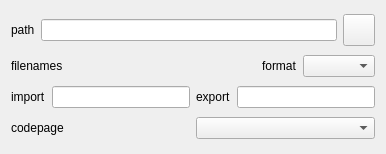
            <widget class="QWidget" name="itemLocal">
             <property name="geometry">
              <rect>
               <x>0</x>
               <y>0</y>
               <width>386</width>
               <height>154</height>
              </rect>
             </property>
             <attribute name="label">
              <string>Local</string>
             </attribute>
             <layout class="QGridLayout">
              <item row="3" column="0">
               <layout class="QHBoxLayout">
                <item>
                 <widget class="QLabel" name="lblCP">
                  <property name="text">
                   <string>codepage</string>
                  </property>
                  <property name="wordWrap">
                   <bool>false</bool>
                  </property>
                 </widget>
                </item>
                <item>
                 <widget class="QComboBox" name="comboCP"/>
                </item>
               </layout>
              </item>
              <item row="0" column="0">
               <layout class="QHBoxLayout">
                <item>
                 <widget class="QLabel" name="lblPath">
                  <property name="text">
                   <string>path</string>
                  </property>
                  <property name="wordWrap">
                   <bool>false</bool>
                  </property>
                 </widget>
                </item>
                <item>
                 <widget class="QLineEdit" name="editPath"/>
                </item>
                <item>
                 <widget class="QPushButton" name="btnImportSelect">
                  <property name="maximumSize">
                   <size>
                    <width>32</width>
                    <height>32</height>
                   </size>
                  </property>
                  <property name="text">
                   <string/>
                  </property>
                  <property name="icon">
                   <iconset resource="aldebaran.qrc">
                    <normaloff>:/images/select-file.png</normaloff>:/images/select-file.png</iconset>
                  </property>
                 </widget>
                </item>
               </layout>
              </item>
              <item row="2" column="0">
               <layout class="QHBoxLayout">
                <item>
                 <layout class="QHBoxLayout">
                  <item>
                   <widget class="QLabel" name="lblImport">
                    <property name="text">
                     <string>import</string>
                    </property>
                    <property name="wordWrap">
                     <bool>false</bool>
                    </property>
                   </widget>
                  </item>
                  <item>
                   <widget class="QLineEdit" name="editImport"/>
                  </item>
                 </layout>
                </item>
                <item>
                 <layout class="QHBoxLayout">
                  <item>
                   <widget class="QLabel" name="lblExport">
                    <property name="acceptDrops">
                     <bool>false</bool>
                    </property>
                    <property name="text">
                     <string>export</string>
                    </property>
                    <property name="wordWrap">
                     <bool>false</bool>
                    </property>
                   </widget>
                  </item>
                  <item>
                   <widget class="QLineEdit" name="editExport"/>
                  </item>
                 </layout>
                </item>
               </layout>
              </item>
              <item row="1" column="0">
               <layout class="QHBoxLayout">
                <item>
                 <widget class="QLabel" name="lblFilename">
                  <property name="text">
                   <string>filenames</string>
                  </property>
                  <property name="wordWrap">
                   <bool>false</bool>
                  </property>
                 </widget>
                </item>
                <item>
                 <spacer name="spacer8">
                  <property name="orientation">
                   <enum>Qt::Horizontal</enum>
                  </property>
                  <property name="sizeType">
                   <enum>QSizePolicy::Expanding</enum>
                  </property>
                  <property name="sizeHint" stdset="0">
                   <size>
                    <width>134</width>
                    <height>21</height>
                   </size>
                  </property>
                 </spacer>
                </item>
                <item>
                 <widget class="QLabel" name="lblFormat">
                  <property name="text">
                   <string>format</string>
                  </property>
                  <property name="wordWrap">
                   <bool>false</bool>
                  </property>
                 </widget>
                </item>
                <item>
                 <widget class="QComboBox" name="comboFormat"/>
                </item>
               </layout>
              </item>
             </layout>
            </widget>
